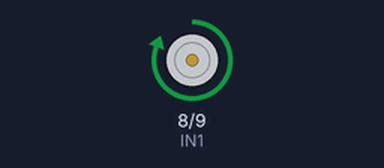
A sketch run on a simulated Arduino Uno, built with avr-gcc and run on an emulated ATmega328P. On the bench: motor-driver pin pairs drawn as motors (green arrow = first pin HIGH = forward, orange = second pin HIGH = backward, longer = more drive).

Above: at 1.0 s.
At 2.5 s:
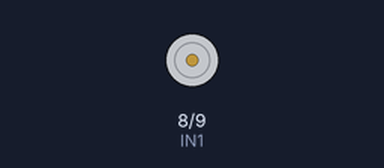
At 4.0 s:
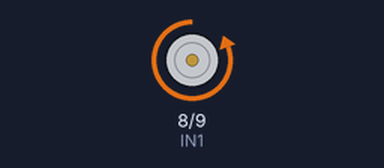
Timing chart, 0 to 7.8 s (numbered marks = the images above):
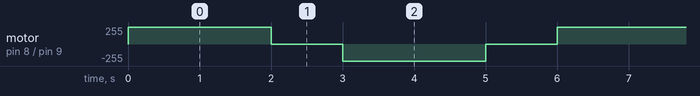

Measured:
- by itself, motor on pin 8 (IN1) / pin 9 (IN2): repeats every 6.0 s: stopped 1.0 s, backward 255/255 2.0 s, stopped 1.0 s, forward 255/255 2.0 s

The sketch:

DC_Motor_Control.ino
```cpp
// DC Motor Control Using Arduino and L298N

// Motor driver control pins
const int IN1 = 8;
const int IN2 = 9;

void setup() {
  // Set the motor control pins as outputs
  pinMode(IN1, OUTPUT);
  pinMode(IN2, OUTPUT);
}

void loop() {
  // Rotate the motor forward
  digitalWrite(IN1, HIGH);
  digitalWrite(IN2, LOW);
  delay(2000);

  // Stop the motor
  digitalWrite(IN1, LOW);
  digitalWrite(IN2, LOW);
  delay(1000);

  // Rotate the motor backward
  digitalWrite(IN1, LOW);
  digitalWrite(IN2, HIGH);
  delay(2000);

  // Stop the motor
  digitalWrite(IN1, LOW);
  digitalWrite(IN2, LOW);
  delay(1000);
}
```
